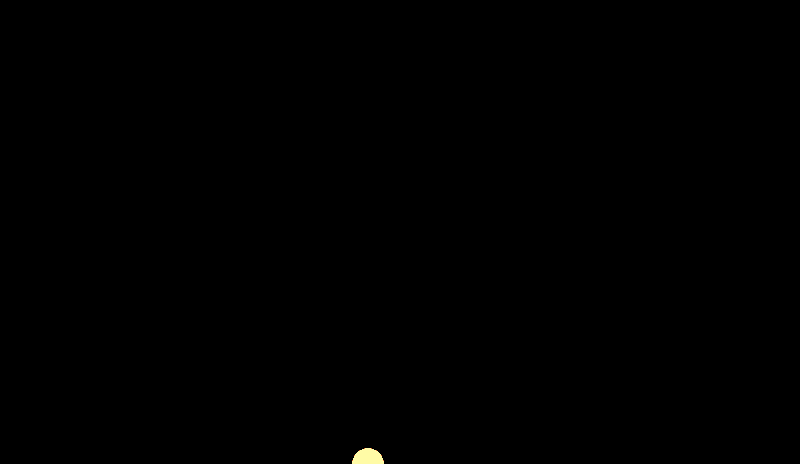

Below is a game level as drawn by its tile map, then a one-line description and the .tmx that defines it (tile-layer data replaced by summaries):
An orthogonal 50x29 tile map with 16x16 px tiles, 3 tile layers (BGLower, BGUpper, BGUpper2) and 5 objects.

<map version="1.10" tiledversion="1.10.1" orientation="orthogonal" renderorder="right-down" width="50" height="29" tilewidth="16" tileheight="16" infinite="0" nextlayerid="12" nextobjectid="525">
 <tileset firstgid="193" source="sanshouse.tsx" />
 <layer id="7" name="BGLower" width="50" height="29">
  <data>[1450 cells, 1450 non-empty, 1 distinct tile ids]</data>
 </layer>
 <layer id="8" name="BGUpper" width="50" height="29">
  <data>[1450 cells, 2 non-empty, 2 distinct tile ids]</data>
 </layer>
 <layer id="9" name="BGUpper2" width="50" height="29">
  <data>[1450 cells, 0 non-empty, 0 distinct tile ids]</data>
 </layer>
 <objectgroup id="10" name="Wall">
  <object id="519" x="0" y="448" width="352" height="16" />
  <object id="520" x="384" y="448" width="416" height="16" />
  <object id="521" x="0" y="0" width="800" height="16" />
  <object id="522" x="0" y="16" width="16" height="432" />
  <object id="524" x="784" y="16" width="16" height="432" />
 </objectgroup>
 <objectgroup id="3" name="Entity" opacity="0.71" />
 <objectgroup draworder="index" id="4" name="Warp" />
 <objectgroup id="11" name="Path" />
</map>
